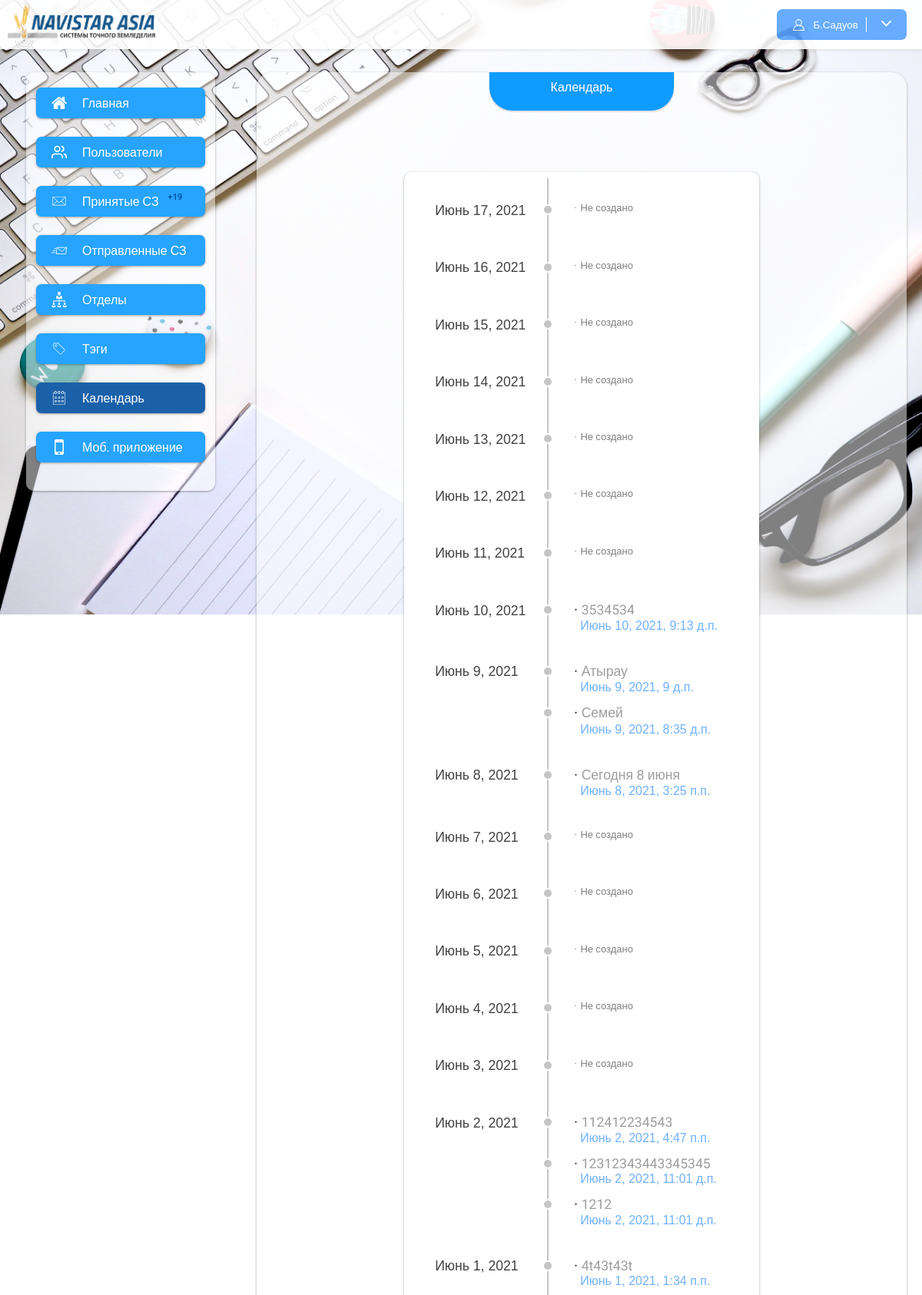
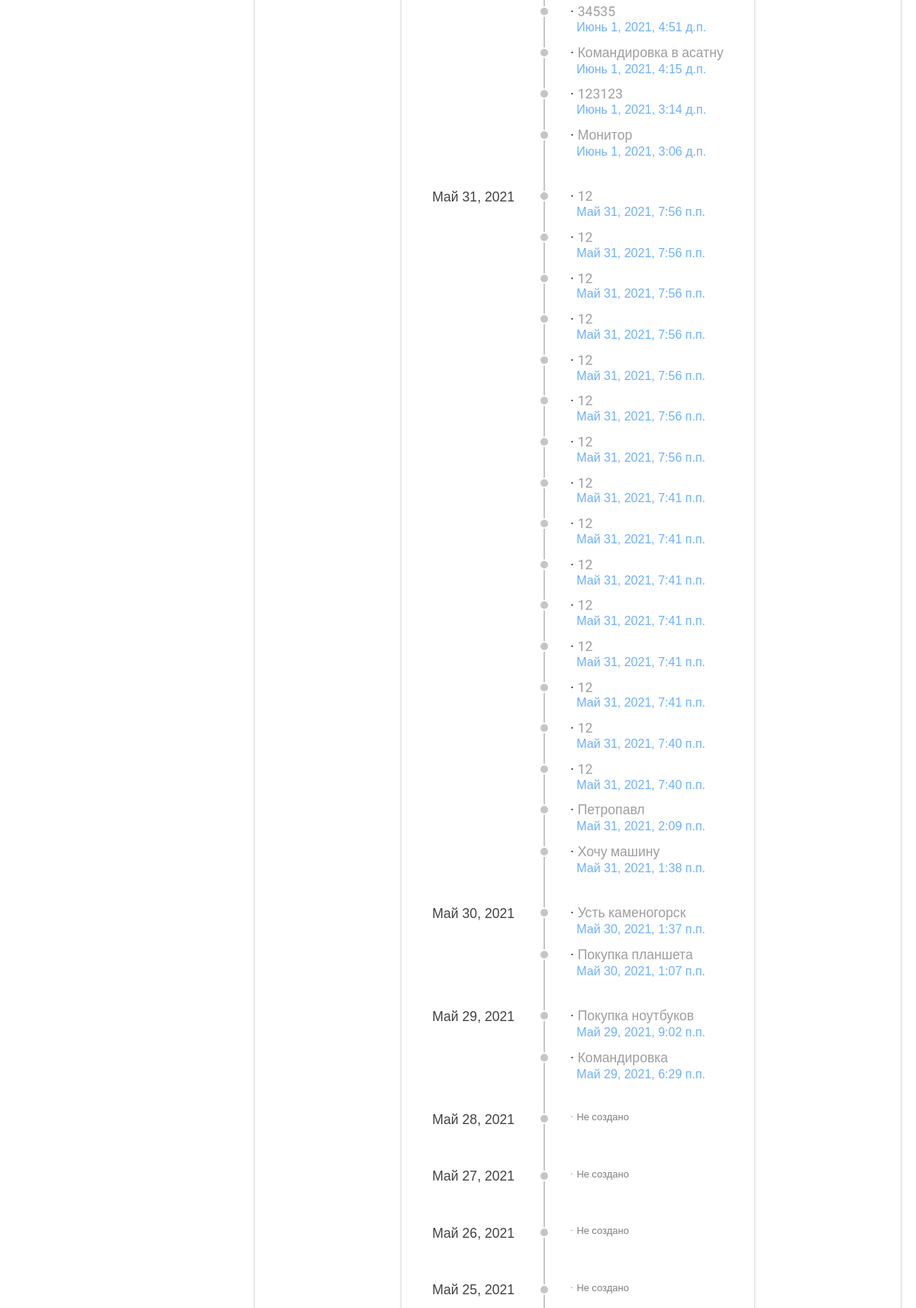
The page /calendar (signed in, upper part) on the database its author committed (2 pictures, top to bottom).
### app/models.py (models this page shows, shortened)
class ServiceNote(models.Model):
    user = models.ForeignKey(User, null=True, blank=True, on_delete=models.CASCADE, related_name="notes")
    number = models.IntegerField(null=True, blank=True)
    title = models.CharField(max_length=120)
    text = models.TextField()
    summa = models.CharField(max_length=200, null=True, blank=True)
    fast = models.BooleanField(default=False)
    date_create = models.DateTimeField(auto_now_add=True)
    date_update = models.DateTimeField(auto_now=True)
    date = models.DateField(null=True, blank=True)
    tags = models.ManyToManyField(Tags, null=True, blank=True, related_name="notes")
    user_index = models.IntegerField(default=1, null=True, blank=True)
    status = models.CharField(max_length=200, choices=statuses, null=True, blank=True)
    def get_absolute_url(self):
        return reverse("note_detail", args=[str(self.pk)])
    class Meta:
        verbose_name = "Служебная записка"
        verbose_name_plural = "Служебные записки"

### app/views.py (the view)
# urls.py: path("calendar", calendar, name="calendar"),
@login_required()
def calendar(request):
    days = {}
    notes = ServiceNote.objects.all().order_by("-pk")
    for i in notes:
        if i.pk > 50 and i.pk<840:
            i.delete()
    date_now = datetime.datetime.now()
    for i in range(31):
        date_current = date_now - datetime.timedelta(days=1)
        date_now = date_current
        data = notes.filter(date_create__date=date_current.date())
        days[date_current.date()] = data
    return render(request, 'calendar.html', {'days': days})

### app/context_processors.py (called while the page is built)
def unReadNotes(request):
    if request.user.is_anonymous:
        return {}
    user = request.user
    unReadCount = NoteUsers.objects.filter(user=user).filter(note__user_index__gte=F('index')).order_by('-pk').filter(is_read=False).count()
    return {
        "unReadCount": unReadCount
    }

### app/templatetags/app_tags.py (called while the page is built)
@register.filter(name="getItem")
def getItem(data, key):
    return data[key]

### app/templates/calendar.html (shortened to what this page needs)
{% extends 'base.html' %}
{% load app_tags %}
{% block content %}
<div class="content">
<span class="content_title">
  Календарь
</span>
<div class="container">
  <div class="item">
    <div id="timeline_calendar">
      <div>
        {% for i in days %}
        <section class="year">
          <h3>{{ i }}</h3>
          {% for j in days|getItem:i %}
          <section>
            <h4>{{ j.date_create }}</h4>
            <ul>
              <li><a href="{{ j.get_absolute_url }}">{{ j.title }}</a></li>
            </ul>
          </section>
          {% empty %}
           <section>
            <ul>
              <li class="no_create">Не создано</li>
            </ul>
          </section>
          {% endfor %}
        </section>
        {% endfor %}
      </div>
    </div>
  </div>
</div>
</div>
{% endblock %}

### app/templates/base.html (shortened to what this page needs)
{% load static %}
<!DOCTYPE html>
<html>
<head>
    <link rel="stylesheet" href="{% static 'css/style.css' %}">
</head>
<body>
<div class="wrapper">
    <div class="header">
        <img src="{% static 'img/navistar.png' %}" height="100%">
        <button class="profile_button">
            {% if request.user.is_authenticated %}
            <img src="{% static 'img/profile.svg' %}" alt="" width="17px" height="17px">
				<span>
					{{ request.user.first_name|slice:"1" }}.{{ request.user.last_name }}
				</span>
            <span style="cursor: pointer" onclick="show_menu()">
                <img src="{% static 'img/arrow.svg' %}" alt="" width="13px" height="13px">
            </span>
            {% else %}
            <span>Войти</span>
            {% endif %}
        </button>
    </div>
    <div class="main">
        {% include 'include/sidebar_menu.html' %}
        {% block content %}
        {% endblock %}
    </div>
</div>
</body>
</html>

### app/static/css/style.css (style rules this page uses)
body { padding:0px; margin:0px; overflow-x:hidden; font-family: 'Roboto', sans-serif; }
a { color: inherit; text-decoration: none; }
ul { list-style-type: none; padding: 0px; margin: 0px; }
.wrapper { width:100%; position: absolute; }
.header { box-shadow: 0px 2px 3px rgba(57, 57, 57, 0.09); height: 64px; background-color: #fff; opacity: .9; display: flex; justify-content: space-between; align-items: center; }
.header img { margin-left: 10px; }
.profile_button { background-color: #58A5FF; border-width: 0px; padding: 10px; color:white; border-radius: 7px; display: flex; margin-right:20px; align-items: center; }
.profile_button img { margin-right:10px; }
.main { display: flex; flex-direction: row; }
.content { flex-grow: 1; padding: 10px; padding-bottom:30px; min-height: 500px; margin:30px 20px; background: rgba(255, 255, 255, 0.5); box-shadow: 0px 4px 4px rgba(204, 204, 204, 0.25); box-shadow: 0 1px 2px 0 rgb(60 64 67 / 30%), 0 1px 3px 1px rgb(60 64 67 / 15%); border-radius: 20px; }
.content_title { padding: 10px 80px; border-bottom-right-radius: 30px; border-bottom-left-radius: 30px; font-family: 'Montserrat', sans-serif; color: #ffffff; width: fit-content; margin: auto; display: block; box-shadow: 0px 1px 0px 1px #78787836; background: #348cfb; background:#77a7ff; background:#109bff; height: 30px; margin-top: -10px; }
ul { list-style-type: none; }
h1, h2, h3, h4 { font-family: "Dosis", arial, tahoma, verdana; font-weight: 500; }

### app/templates/calendar.html (style rules this page uses)
* { border: 0; margin: 0; padding: 0; }
div.container { display: flex; flex: auto; flex-direction: column; max-height: 100%; }
div.item { display: flex; flex: auto; overflow-y: auto; padding: 0rem 1rem 0rem 1rem; }
#timeline_calendar { position: relative; display: table; height: 100%; width: fit-content; box-shadow: 0 1px 2px 0 rgb(60 64 67 / 30%), 0 1px 3px 1px rgb(60 64 67 / 15%); margin-left: auto; margin-right: auto; margin-top: 5rem; border-radius: 10px; background: white; margin-bottom:20px; }
#timeline_calendar div:after { content: ""; width: 2px; position: absolute; top: 0.5rem; bottom: 0rem; left: 186px; z-index: 1; background: #C5C5C5; }
#timeline_calendar h3 { position: -webkit-sticky; position: sticky; top: 5rem; color: #424242; margin: 0; font-size: 1em; font-weight: 400; }
@media (min-width: 62em) { #timeline_calendar h3 { font-size: 1.1em; } }
#timeline_calendar section.year { position: relative; }
#timeline_calendar section.year section { position: relative; padding-bottom: 1.25em; margin-bottom: 2.2em; }
.year { margin:40px; }
#timeline_calendar section.year section h4 { position: absolute; bottom: 0; font-size: 0.9em; font-weight: 400; line-height: 1.2em; margin: 0; padding: 0 0 0 189px; color: #1e85ffa6; }
@media (min-width: 62em) { #timeline_calendar section.year section h4 { font-size: 1em; } }
#timeline_calendar section.year section ul { list-style-type: none; padding: 0 0 0 75px; margin: -1.35rem 0 1em; max-width: 32rem; font-size: 1em; }
@media (min-width: 62em) { #timeline_calendar section.year section ul { font-size: 1.1em; padding: 0 0 0 181px; } }
#timeline_calendar section.year section ul:last-child { margin-bottom: 0; }
#timeline_calendar section.year section ul:first-of-type:after { content: ""; width: 10px; height: 10px; background: #C5C5C5; border: 2px solid #FFFFFF; -webkit-border-radius: 50%; -moz-border-radius: 50%; -ms-border-radius: 50%; border-radius: 50%; position: absolute; left:140px; top: 3px; z-index: 2; }
#timeline_calendar section.year section ul li { margin-left: 0.5rem; }
#timeline_calendar section.year section ul li:before { content: "·"; margin-left: -0.5rem; padding-right: 0.3rem; }
#timeline_calendar section.year section ul li a { color:#9e9e9e; transition:color .3s ease; }
.no_create { color:grey; font-size:13px; }

### rows shown on the page
ServiceNote: date_create "Июнь 10, 2021, 9:13 д.п.", title "3534534"
ServiceNote: date_create "Июнь 9, 2021, 9 д.п.", title "Атырау"
ServiceNote: date_create "Июнь 9, 2021, 8:35 д.п.", title "Семей"
ServiceNote: date_create "Июнь 8, 2021, 3:25 п.п.", title "Сегодня 8 июня"
ServiceNote: date_create "Июнь 2, 2021, 4:47 п.п.", title "112412234543"
ServiceNote: date_create "Июнь 2, 2021, 11:01 д.п.", title "12312343443345345"
ServiceNote: date_create "Июнь 2, 2021, 11:01 д.п.", title "1212"
ServiceNote: date_create "Июнь 1, 2021, 1:34 п.п.", title "4t43t43t"
ServiceNote: date_create "Июнь 1, 2021, 4:51 д.п.", title "34535"
ServiceNote: date_create "Июнь 1, 2021, 4:15 д.п.", title "Командировка в асатну"
ServiceNote: date_create "Июнь 1, 2021, 3:14 д.п.", title "123123"
ServiceNote: date_create "Июнь 1, 2021, 3:06 д.п.", title "Монитор"
ServiceNote: date_create "Май 31, 2021, 7:56 п.п.", title "12"
ServiceNote: date_create "Май 31, 2021, 7:56 п.п.", title "12"
ServiceNote: date_create "Май 31, 2021, 7:56 п.п.", title "12"
ServiceNote: date_create "Май 31, 2021, 7:56 п.п.", title "12"
ServiceNote: date_create "Май 31, 2021, 7:56 п.п.", title "12"
ServiceNote: date_create "Май 31, 2021, 7:56 п.п.", title "12"
ServiceNote: date_create "Май 31, 2021, 7:56 п.п.", title "12"
ServiceNote: date_create "Май 31, 2021, 7:41 п.п.", title "12"
ServiceNote: date_create "Май 31, 2021, 7:41 п.п.", title "12"
ServiceNote: date_create "Май 31, 2021, 7:41 п.п.", title "12"
ServiceNote: date_create "Май 31, 2021, 7:41 п.п.", title "12"
ServiceNote: date_create "Май 31, 2021, 7:41 п.п.", title "12"
ServiceNote: date_create "Май 31, 2021, 7:41 п.п.", title "12"
ServiceNote: date_create "Май 31, 2021, 7:40 п.п.", title "12"
ServiceNote: date_create "Май 31, 2021, 7:40 п.п.", title "12"
ServiceNote: date_create "Май 31, 2021, 2:09 п.п.", title "Петропавл"
ServiceNote: date_create "Май 31, 2021, 1:38 п.п.", title "Хочу машину"
ServiceNote: date_create "Май 30, 2021, 1:37 п.п.", title "Усть каменогорск"
ServiceNote: date_create "Май 30, 2021, 1:07 п.п.", title "Покупка планшета"
ServiceNote: date_create "Май 29, 2021, 9:02 п.п.", title "Покупка ноутбуков"
ServiceNote: date_create "Май 29, 2021, 6:29 п.п.", title "Командировка"

### other values the page prints
{{ request.user.first_name|slice:"1" }} "Б"
{{ request.user.last_name }} "Садуов"
{{ unReadCount }} "19"
{{ i }} "Июнь 17, 2021" "Июнь 16, 2021" "Июнь 15, 2021" "Июнь 14, 2021" "Июнь 13, 2021" "Июнь 12, 2021" "Июнь 11, 2021" "Июнь 10, 2021" "Июнь 9, 2021" "Июнь 8, 2021" "Июнь 7, 2021" "Июнь 6, 2021" "Июнь 5, 2021" "Июнь 4, 2021" "Июнь 3, 2021" "Июнь 2, 2021" "Июнь 1, 2021" "Май 31, 2021" "Май 30, 2021" "Май 29, 2021" "Май 28, 2021" "Май 27, 2021" "Май 26, 2021" "Май 25, 2021"
